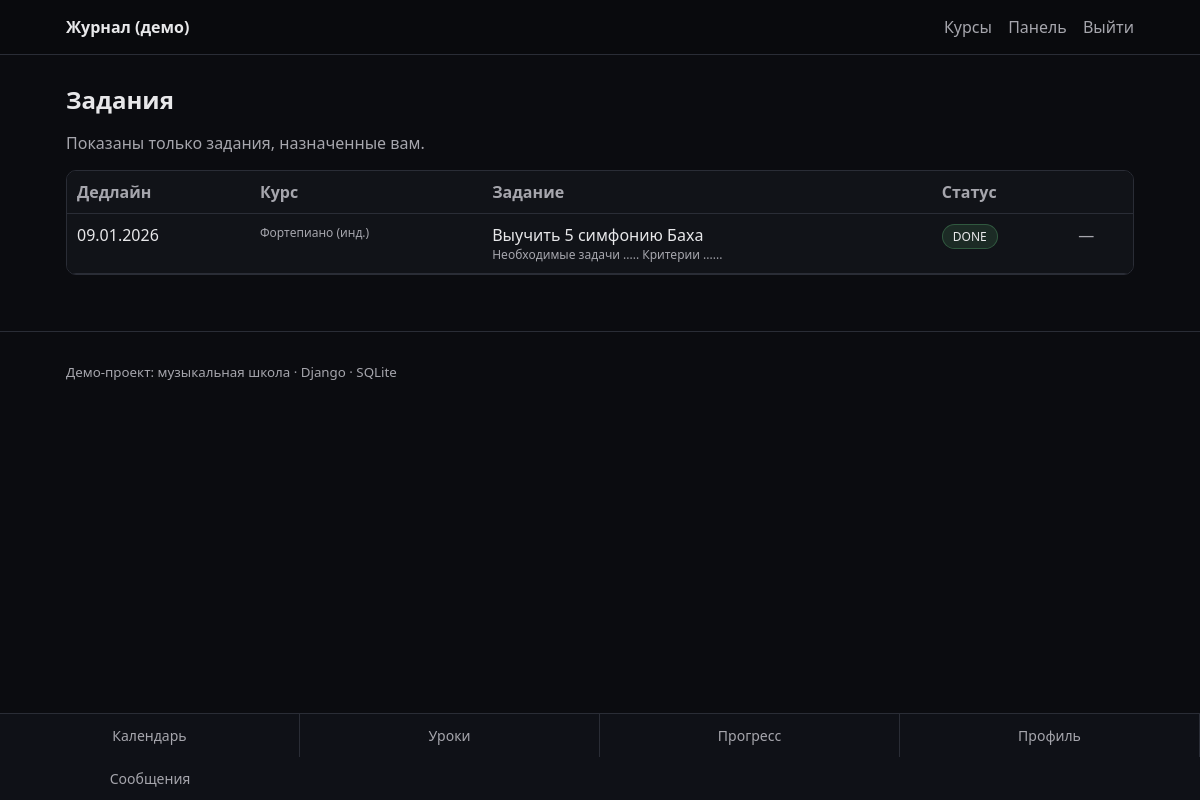
The page /assignments/ (signed in) on the database as committed earlier.
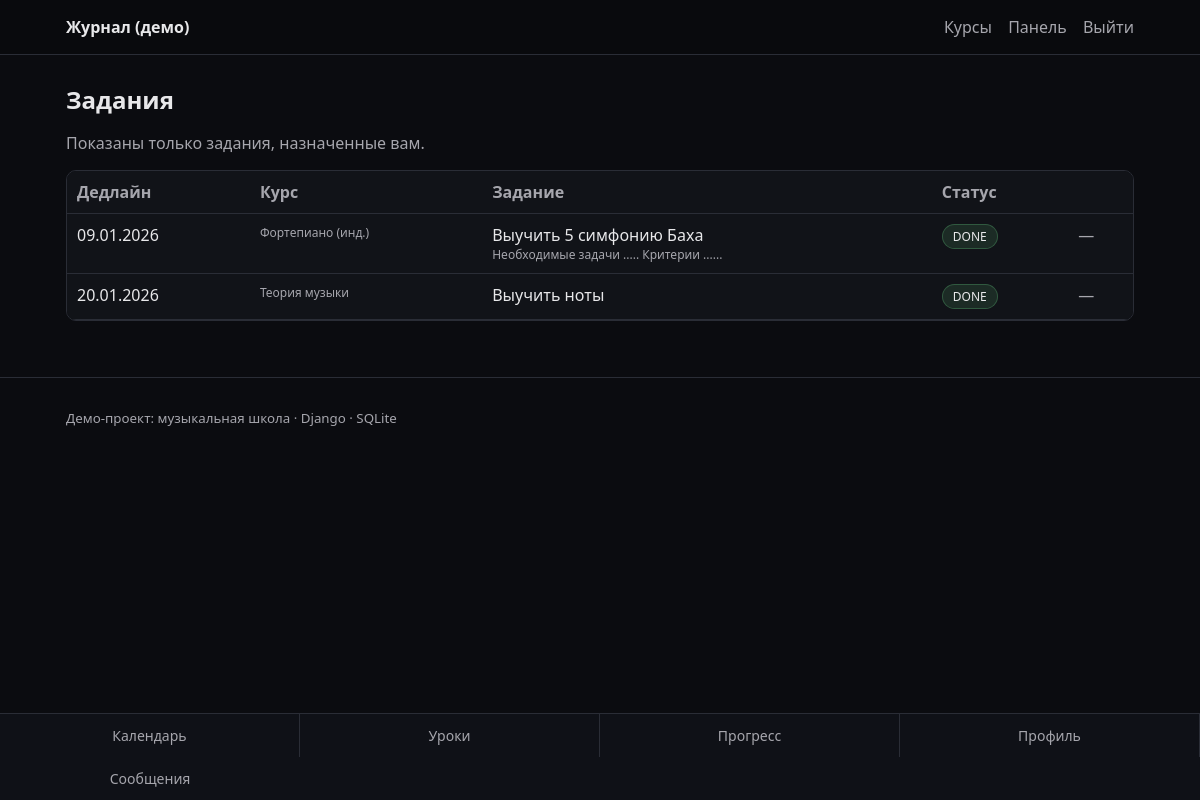
The same page on the database as committed later.
### apps/homework/models.py (models this page shows, shortened)
class AssignmentTarget(models.Model):
    class Status(models.TextChoices):
        TODO = "TODO", "TODO"
        DONE = "DONE", "DONE"
    assignment = models.ForeignKey(Assignment, on_delete=models.CASCADE, related_name="targets")
    student = models.ForeignKey(settings.AUTH_USER_MODEL, on_delete=models.CASCADE, related_name="assignment_targets")
    status = models.CharField(max_length=10, choices=Status.choices, default=Status.TODO)
    student_comment = models.TextField(blank=True, default="")
    updated_at = models.DateTimeField(auto_now=True)
    class Meta:
        unique_together = ("assignment", "student")

class Assignment(models.Model):
    course = models.ForeignKey(Course, on_delete=models.CASCADE, related_name="assignments")
    title = models.CharField(max_length=200)
    description = models.TextField(blank=True, default="")
    due_date = models.DateField()
    created_by = models.ForeignKey(
        settings.AUTH_USER_MODEL,
        on_delete=models.CASCADE,
        related_name="created_assignments",
    )
    created_at = models.DateTimeField(auto_now_add=True)
    class Meta:
        ordering = ("due_date", "id")

### apps/school/models.py (models this page shows, shortened)
class Course(models.Model):
    class CourseType(models.TextChoices):
        INSTRUMENT = "INSTRUMENT", "Инструмент"
        ENSEMBLE = "ENSEMBLE", "Ансамбль"
        THEORY = "THEORY", "Теория"
    name = models.CharField(max_length=200)
    course_type = models.CharField(max_length=32, choices=CourseType.choices)
    teacher = models.ForeignKey(
        settings.AUTH_USER_MODEL,
        on_delete=models.SET_NULL,
        null=True,
        blank=True,
        related_name="teaching_courses",
    )

### apps/homework/views.py (the view, shortened to what this page needs)
# urls.py: path("assignments/", assignment_list, name="assignment_list"),
@login_required
def assignment_list(request):
    profile = request.user.profile
    if profile.role == Profile.Role.ADMIN:
        qs = Assignment.objects.all().select_related("course", "created_by").order_by("due_date", "id")
        return render(request, "homework/assignment_list.html", {"mode": "ADMIN", "assignments": qs})
    if profile.role == Profile.Role.STUDENT:
        targets = (
            AssignmentTarget.objects.filter(student=request.user)
            .select_related("assignment", "assignment__course")
            .order_by("assignment__due_date", "assignment_id")
        )
        rows = []
        for t in targets:
            a = t.assignment
            rows.append({"target": t, "assignment": a, "status": _effective_status(a, t)})
        return render(request, "homework/assignment_list.html", {"mode": "STUDENT", "rows": rows})

### apps/homework/views.py (called while the page is built)
def _effective_status(assignment: Assignment, target: AssignmentTarget | None) -> str:
    if target and target.status == AssignmentTarget.Status.DONE:
        return "DONE"
    if assignment.due_date < date.today():
        return "LATE"
    return "TODO"

### templates/homework/assignment_list.html (shortened to what this page needs)
{% extends "base.html" %}
{% block content %}
  <h1>Задания</h1>
  {% if mode == "TEACHER" %}
    <div style="display:flex; gap:12px; align-items:center; flex-wrap:wrap;">
      <p class="muted" style="margin:0;">Ваши созданные задания и число назначений.</p>
      <a class="btn" href="/assignments/create/">Создать задание</a>
    </div>
    {% if not rows %}
      <p class="muted">Вы ещё не создавали задания.</p>
    {% else %}
      <div class="table-wrap">
        <table class="table">
          <thead>
            <tr>
              <th>Дедлайн</th>
              <th>Курс</th>
              <th>Задание</th>
              <th>Назначено</th>
            </tr>
          </thead>
          <tbody>
            {% for r in rows %}
              <tr>
                <td>{{ r.assignment.due_date|date:"d.m.Y" }}</td>
                <td class="muted small">{{ r.assignment.course.name }}</td>
                <td>
                  <div>{{ r.assignment.title }}</div>
                  {% if r.assignment.description %}
                    <div class="muted small">{{ r.assignment.description }}</div>
                  {% endif %}
                </td>
                <td><span class="tag">{{ r.count_targets }}</span></td>
              </tr>
            {% endfor %}
          </tbody>
        </table>
      </div>
      <p class="muted small">
        Оценки выставляются в “Прогресс” → курс → “Ввод оценок”. Домашние задания появляются там автоматически.
      </p>
    {% endif %}
  {% elif mode == "STUDENT" %}
    <p class="muted">Показаны только задания, назначенные вам.</p>
    {% if not rows %}
      <p class="muted">Назначенных заданий пока нет.</p>
    {% else %}
      <div class="table-wrap">
        <table class="table">
          <thead>
            <tr>
              <th>Дедлайн</th>
              <th>Курс</th>
              <th>Задание</th>
              <th>Статус</th>
              <th></th>
            </tr>
          </thead>
          <tbody>
            {% for r in rows %}
              <tr>
                <td>{{ r.assignment.due_date|date:"d.m.Y" }}</td>
                <td class="muted small">{{ r.assignment.course.name }}</td>
                <td>
                  <div>{{ r.assignment.title }}</div>
                  {% if r.assignment.description %}
                    <div class="muted small">{{ r.assignment.description }}</div>
                  {% endif %}
                </td>
                <td>
                  <span class="badge badge-{{ r.status|lower }}">{{ r.status }}</span>
                </td>
                <td>
                  {% if r.target.status != "DONE" %}
                    <form method="post" action="/assignments/targets/{{ r.target.id }}/mark_done/">
                      {% csrf_token %}
                      <button class="btn" type="submit">DONE</button>
                    </form>
                  {% else %}
                    <span class="muted">—</span>
                  {% endif %}
                </td>
              </tr>
            {% endfor %}
          </tbody>
        </table>
      </div>
    {% endif %}
  {% else %}
    <p class="muted">Недоступно.</p>
  {% endif %}
{% endblock %}

### templates/base.html (shortened to what this page needs)
{% load static %}
<!doctype html>
<html lang="ru">
<head>
  <link rel="stylesheet" href="{% static 'css/main.css' %}">
</head>
<body>
  <header class="site-header">
    <div class="container header-row">
      <div class="brand">
        <a href="/dashboard">Журнал (демо)</a>
      </div>
      <nav class="nav">
        {% if user.is_authenticated %}
          <a href="/courses/">Курсы</a>
          <a href="/dashboard">Панель</a>
          <a href="/logout">Выйти</a>
        {% else %}
          <a href="/login">Вход</a>
        {% endif %}
      </nav>
    </div>
  </header>
  <main class="container">
    {% block content %}{% endblock %}
  </main>
  <footer class="site-footer">
    <div class="container">
      <small>Демо-проект: музыкальная школа · Django · SQLite</small>
    </div>
  </footer>
  {% if user.is_authenticated %}
    <nav class="bottom-nav">
      <a class="bottom-link {% if request.path|slice:':10' == '/calendar/' %}active{% endif %}"
       href="/calendar/">Календарь</a>
      <a class="bottom-link {% if request.path|slice:':9' == '/lessons/' %}active{% endif %}"
       href="/lessons/">Уроки</a>
      <a class="bottom-link {% if request.path|slice:':8' == '/courses/' or '/grades/' in request.path %}active{% endif %}"
       href="/courses/">Прогресс</a>
      <a class="bottom-link {% if request.path|slice:':11' == '/students/' %}active{% endif %}"
       href="/students/{{ user.id }}/profile/">Профиль</a>
      <a class="bottom-link {% if request.path|slice:':10' == '/messages/' %}active{% endif %}"
       href="/messages/">Сообщения</a>
  </nav>
{% endif %}
</body>
</html>

### static/css/main.css (style rules this page uses)
:root { --bg: #0b0c10; --panel: #111318; --text: #e8e8ea; --muted: #a6a6ad; --border: #2a2d36; --accent: #6aa8ff; --error: #ff6a6a; --ok: #7dff9b; }
* { box-sizing: border-box; }
body { margin: 0; font-family: system-ui, -apple-system, Segoe UI, Roboto, Arial, sans-serif; background: var(--bg); color: var(--text); }
a { color: var(--accent); text-decoration: none; }
.container { max-width: 1100px; margin: 0 auto; padding: 16px; }
.site-header { border-bottom: 1px solid var(--border); background: rgba(0,0,0,0.2); }
.header-row { display: flex; align-items: center; justify-content: space-between; gap: 12px; }
.brand a { color: var(--text); font-weight: 600; }
.nav a { margin-left: 12px; color: var(--muted); }
.site-footer { border-top: 1px solid var(--border); margin-top: 40px; padding: 12px 0; color: var(--muted); }
h1 { font-size: 24px; margin: 12px 0 16px; }
.muted { color: var(--muted); }
.small { font-size: 12px; }
.table-wrap { overflow-x: auto; border: 1px solid var(--border); border-radius: 10px; }
.table { width: 100%; border-collapse: collapse; background: var(--panel); }
.table th, .table td { padding: 10px; border-bottom: 1px solid var(--border); vertical-align: top; }
.table th { text-align: left; color: var(--muted); font-weight: 600; }
body { padding-bottom: 64px; }
.bottom-nav { position: fixed; left: 0; right: 0; bottom: 0; border-top: 1px solid var(--border); background: rgba(17, 19, 24, 0.92); backdrop-filter: blur(8px); display: grid; grid-template-columns: repeat(4, 1fr); z-index: 1000; }
.bottom-link { text-align: center; padding: 12px 10px; color: var(--muted); font-size: 14px; border-right: 1px solid var(--border); }
.bottom-link:last-child { border-right: none; }
.badge { display: inline-block; padding: 3px 10px; border-radius: 999px; border: 1px solid var(--border); font-size: 12px; color: var(--text); }
.badge-done { background: rgba(125, 255, 155, 0.10); border-color: rgba(125, 255, 155, 0.22); }

Rows that differ between the two databases and show on the page:
added AssignmentTarget: assignment.due_date "20.01.2026", assignment.course.name "Теория музыки", assignment "Выучить ноты", status "DONE"
